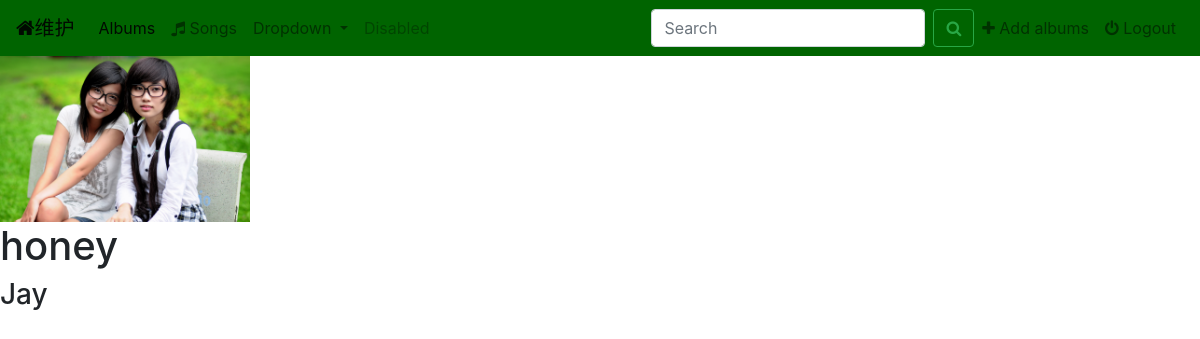
The app's page /music/5/ with its own data.
### music/models.py (models this page shows, shortened)
class Album(models.Model):
    artist = models.CharField(max_length=250)
    album_title = models.CharField(max_length=500)
    genre = models.CharField(max_length=100)
    album_logo = models.FileField()

### music/views.py (the view)
# urls.py: re_path(r'^(?P<pk>[0-9]+)/$', views.DetailView.as_view(), name='detail'),
class DetailView(generic.DetailView):
    model = Album
    template_name = 'music/detail.html'

### music/templates/music/detail.html (shortened to what this page needs)
{% extends 'music/base.html' %}
{% block body %}
<img src="{{ album.album_logo.url }}" style="width: 250px">
<h1>{{ album.album_title }}</h1>
<h3>{{ album.artist }}</h3>
{% endblock %}

### music/static/music/style.css (style rules this page uses)
body { background: white }

### records on screen
Album: album_logo (picture), album_title "honey", artist "Jay"
